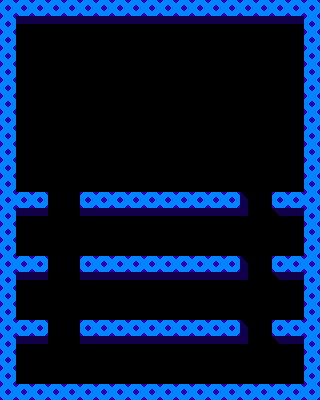

Rendered tile map (Tiled .tmx) drawn with the repository's tilesets; below, a short description and the map source with its tile grids summarised:
An orthogonal 20x25 tile map with 16x16 px tiles, 1 tile layer (ground), 1 hidden layer not drawn, 2 tilesets and 5 objects (2x true, BOOF).

<map version="1.10" tiledversion="1.10.0" orientation="orthogonal" renderorder="right-down" width="20" height="25" tilewidth="16" tileheight="16" infinite="0" nextlayerid="6" nextobjectid="6">
 <properties>
  <property name="automaticAirMode" value="5" />
  <property name="bossBoost" value="" />
  <property name="bossLevel" value="f" />
  <property name="guidedAir" value="f" />
  <property name="specialAir" value="AIR_SPIKES" />
 </properties>
 <tileset firstgid="1" name="tiles" tilewidth="16" tileheight="16" tilecount="256" columns="16">
  <image source="../../../assets/data/stages/tiles.png" width="256" height="256" />
  <tile id="0">
   <properties>
    <property name="type" value="TOP" />
   </properties>
  </tile>
  <tile id="1">
   <properties>
    <property name="type" value="TOPL" />
   </properties>
  </tile>
  <tile id="2">
   <properties>
    <property name="type" value="TOPR" />
   </properties>
  </tile>
  <tile id="3">
   <properties>
    <property name="type" value="TOPRL" />
   </properties>
  </tile>
  <tile id="4">
   <properties>
    <property name="type" value="LEFT" />
   </properties>
  </tile>
  <tile id="5">
   <properties>
    <property name="type" value="RIGHT" />
   </properties>
  </tile>
  <tile id="6">
   <properties>
    <property name="type" value="RL" />
   </properties>
  </tile>
  <tile id="10">
   <properties>
    <property name="type" value="LEFT" />
   </properties>
  </tile>
  <tile id="15">
   <properties>
    <property name="type" value="RIGHT" />
   </properties>
  </tile>
  <tile id="20">
   <properties>
    <property name="type" value="TOP" />
   </properties>
  </tile>
  <tile id="21">
   <properties>
    <property name="type" value="LEFT" />
   </properties>
  </tile>
  <tile id="22">
   <properties>
    <property name="type" value="RIGHT" />
   </properties>
  </tile>
  <tile id="38">
   <properties>
    <property name="type" value="TOP" />
   </properties>
  </tile>
 </tileset>
 <tileset firstgid="257" name="entities" tilewidth="32" tileheight="32" tilecount="64" columns="8">
  <image source="../../../assets/data/stages/entities.png" width="256" height="256" />
 </tileset>
 <layer id="1" name="ground" width="20" height="25">
  <data>[500 cells, 194 non-empty, 5 distinct tile ids]</data>
 </layer>
 <layer id="2" name="collision" width="20" height="25" visible="0">
  <data>[500 cells, 62 non-empty, 3 distinct tile ids]</data>
 </layer>
 <objectgroup id="3" name="enemies">
  <object id="1" name="BOOF" type="true" gid="257" x="64" y="160" width="32" height="32" />
  <object id="2" name="BOOF" gid="257" x="144" y="128" width="32" height="32" />
  <object id="3" name="BOOF" type="true" gid="257" x="224" y="96" width="32" height="32" />
 </objectgroup>
 <objectgroup id="4" name="meals">
  <object id="4" gid="285" x="80" y="320" width="32" height="32" />
  <object id="5" gid="285" x="224" y="192" width="32" height="32" />
 </objectgroup>
 <objectgroup id="5" name="path" />
</map>
